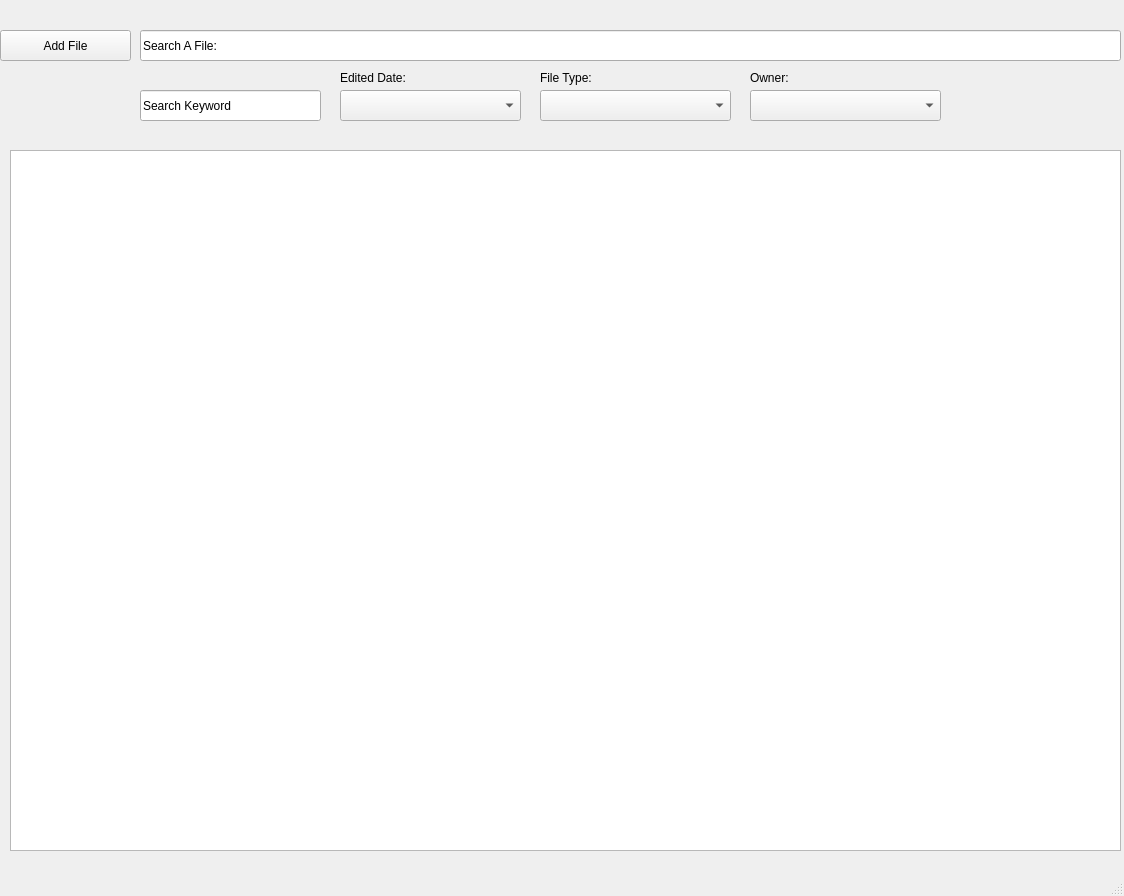
<?xml version="1.0" encoding="UTF-8"?>
<ui version="4.0">
 <class>MainWindow</class>
 <widget class="QMainWindow" name="MainWindow">
  <property name="geometry">
   <rect>
    <x>0</x>
    <y>0</y>
    <width>1124</width>
    <height>896</height>
   </rect>
  </property>
  <property name="windowTitle">
   <string>file_window</string>
  </property>
  <widget class="QWidget" name="centralwidget">
   <widget class="QListWidget" name="file_list">
    <property name="geometry">
     <rect>
      <x>10</x>
      <y>150</y>
      <width>1111</width>
      <height>701</height>
     </rect>
    </property>
   </widget>
   <widget class="QLineEdit" name="search_file_line_edit">
    <property name="geometry">
     <rect>
      <x>140</x>
      <y>30</y>
      <width>981</width>
      <height>31</height>
     </rect>
    </property>
    <property name="text">
     <string>Search A File:</string>
    </property>
   </widget>
   <widget class="QLabel" name="label">
    <property name="geometry">
     <rect>
      <x>80</x>
      <y>10</y>
      <width>371</width>
      <height>21</height>
     </rect>
    </property>
    <property name="text">
     <string/>
    </property>
   </widget>
   <widget class="QPushButton" name="add_file_pushButton">
    <property name="geometry">
     <rect>
      <x>0</x>
      <y>30</y>
      <width>131</width>
      <height>31</height>
     </rect>
    </property>
    <property name="text">
     <string>Add File</string>
    </property>
    <property name="icon">
     <iconset>
      <normaloff>../../../Downloads/icons8-file-64.png</normaloff>../../../Downloads/icons8-file-64.png</iconset>
    </property>
    <property name="iconSize">
     <size>
      <width>24</width>
      <height>24</height>
     </size>
    </property>
   </widget>
   <widget class="QLineEdit" name="searc_keyword_lineEdit">
    <property name="geometry">
     <rect>
      <x>140</x>
      <y>90</y>
      <width>181</width>
      <height>31</height>
     </rect>
    </property>
    <property name="text">
     <string>Search Keyword</string>
    </property>
   </widget>
   <widget class="QComboBox" name="edited_date_comboBox">
    <property name="geometry">
     <rect>
      <x>340</x>
      <y>90</y>
      <width>181</width>
      <height>31</height>
     </rect>
    </property>
    <property name="currentText">
     <string/>
    </property>
   </widget>
   <widget class="QComboBox" name="file_type_comboBox">
    <property name="geometry">
     <rect>
      <x>540</x>
      <y>90</y>
      <width>191</width>
      <height>31</height>
     </rect>
    </property>
   </widget>
   <widget class="QComboBox" name="owner_comboBox">
    <property name="geometry">
     <rect>
      <x>750</x>
      <y>90</y>
      <width>191</width>
      <height>31</height>
     </rect>
    </property>
   </widget>
   <widget class="QLabel" name="edit_date_label">
    <property name="geometry">
     <rect>
      <x>340</x>
      <y>70</y>
      <width>171</width>
      <height>16</height>
     </rect>
    </property>
    <property name="text">
     <string>Edited Date:</string>
    </property>
   </widget>
   <widget class="QLabel" name="file_type_label">
    <property name="geometry">
     <rect>
      <x>540</x>
      <y>70</y>
      <width>171</width>
      <height>16</height>
     </rect>
    </property>
    <property name="text">
     <string>File Type:</string>
    </property>
   </widget>
   <widget class="QLabel" name="owner_label">
    <property name="geometry">
     <rect>
      <x>750</x>
      <y>70</y>
      <width>171</width>
      <height>16</height>
     </rect>
    </property>
    <property name="text">
     <string>Owner:</string>
    </property>
   </widget>
  </widget>
  <widget class="QMenuBar" name="menubar">
   <property name="geometry">
    <rect>
     <x>0</x>
     <y>0</y>
     <width>1124</width>
     <height>21</height>
    </rect>
   </property>
  </widget>
  <widget class="QStatusBar" name="statusbar"/>
 </widget>
 <resources/>
 <connections/>
</ui>
